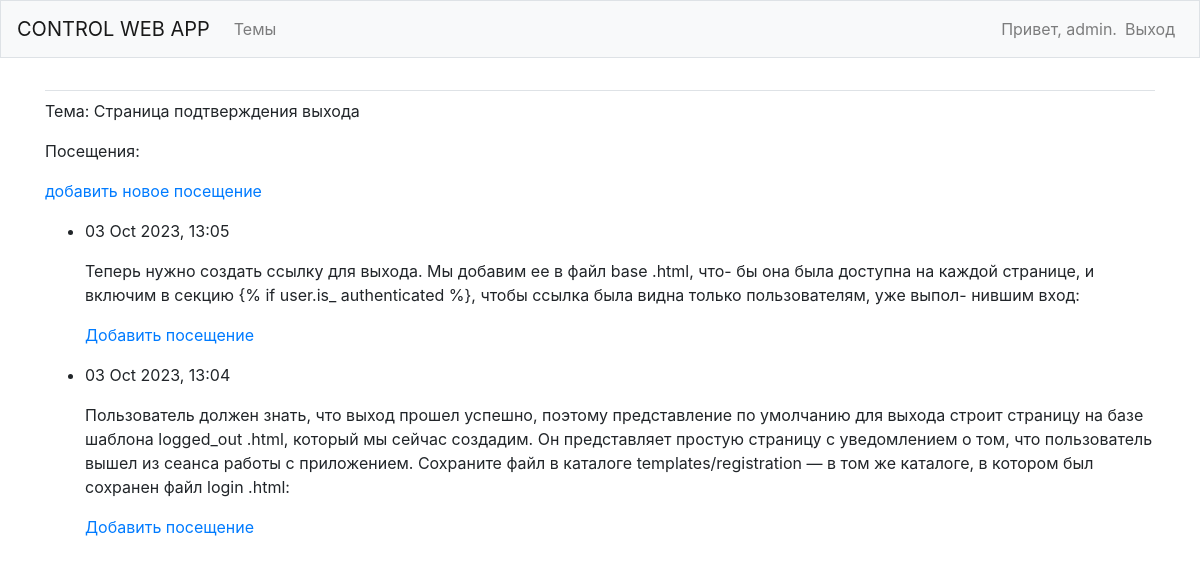
The page /topics/3/ (signed in) on the database its author committed.
### ControlApp/models.py (models this page shows, shortened)
class Post(models.Model):
    text = models.CharField(max_length=200)
    date_added = models.DateTimeField(auto_now_add=True)
    owner = models.ForeignKey(User, on_delete=models.CASCADE)
    def __str__(self):
        return self.text

class Entry(models.Model):
    topic = models.ForeignKey(Post, on_delete=models.CASCADE)
    text = models.TextField()
    date_added = models.DateTimeField(auto_now_add=True)
    class Meta:
        verbose_name_plural = 'entries'

### ControlApp/views.py (the view)
# urls.py: path('topics/<int:topic_id>/', views.topic, name='topic'),
@login_required
def topic(request, topic_id):
    topic = Post.objects.get(id=topic_id)
    if topic.owner != request.user:
        raise Http404
    entries = topic.entry_set.order_by('-date_added')
    context = {'topic': topic, 'entries': entries}
    return render(request, 'ControlApp/topic.html', context)

### ControlApp/templates/ControlApp/topic.html
{% extends 'ControlApp/base.html' %}
{% block content %}
  <p>Тема: {{ topic }}</p>
  <p>Посещения:</p>
  <p>
    <a href="{% url 'ControlApp:new_entry' topic.id %}">добавить новое посещение</a>
  </p>
  <ul>
  {% for entry in entries %}
    <li>
      <p>{{ entry.date_added|date:'d M Y, H:i' }}</p>
      <p>{{ entry.text|linebreaks }}</p>
      <p>
        <a href="{% url 'ControlApp:edit_entry' entry.id %}">Добавить посещение</a>
      </p>
    </li>
  {% empty %}
    <li>Здесь пока никого не было...</li>
  {% endfor %}
  </ul>
{% endblock content %}

### ControlApp/templates/ControlApp/base.html (shortened to what this page needs)
{% load bootstrap4 %}
<!doctype html>
<html lang="en">
 <head>
   {% bootstrap_css %}
</head>
<body>
    <nav class="navbar navbar-expand-md navbar-light bg-light mb-4 border">
      <a class="navbar-brand" href="{% url 'ControlApp:index'%}">CONTROL WEB APP</a>
        <div class="collapse navbar-collapse" id="navbarCollapse">
            <ul class="navbar-nav mr-auto">
                <li class="nav-item">
                    <a class="nav-link" href="{% url 'ControlApp:topics'%}">Темы</a>
                </li>
            </ul>
            <ul class="navbar-nav ml-auto">
                {% if user.is_authenticated %}
                <li class="nav-item">
                    <span class="navbar-text">Привет, {{ user.username }}.</span>
                </li>
                <li class="nav-item">
                    <a class="nav-link" href="{% url 'ControlAppUsers:logout' %}">Выход</a>
                </li>
                {% endif %}
            </ul>
            </div>
              </nav>
              <main role="main" class="container">
                <div class="pb-2 mb-2 border-bottom">
                </div>
                <div>
                    {% block content %}{% endblock content %}
                </div>
            </main>
</body>
</html>

### rows shown on the page
Post: text "Страница подтверждения выхода"
Entry: date_added "03 Oct 2023, 13:05", text "Теперь нужно создать ссылку для выхода. Мы добавим ее в файл base .html, что- бы она была доступна на каждой странице, и включим в секцию {% if user.is_ authenticated %}, чтобы ссылка была видна только пользователям, уже выпол- нившим вход:"
Entry: date_added "03 Oct 2023, 13:04", text "Пользователь должен знать, что выход прошел успешно, поэтому представление по умолчанию для выхода строит страницу на базе шаблона logged_out .html, который мы сейчас создадим. Он представляет простую страницу с уведомлением о том, что пользователь вышел из сеанса работы с приложением. Сохраните файл в каталоге templates/registration — в том же каталоге, в котором был сохранен файл login .html:"

### other values the page prints
{{ user.username }} "admin"
